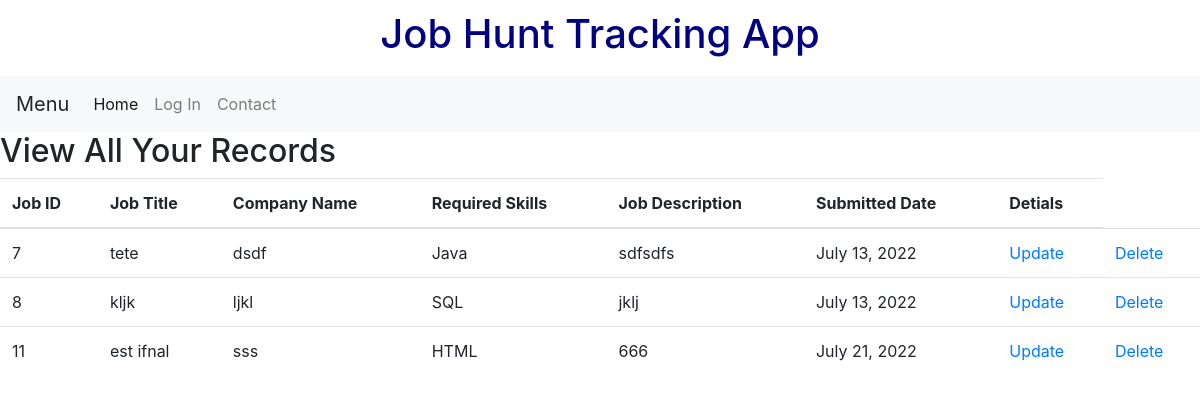
The app's page /TrackJob/showrecord/, older data.
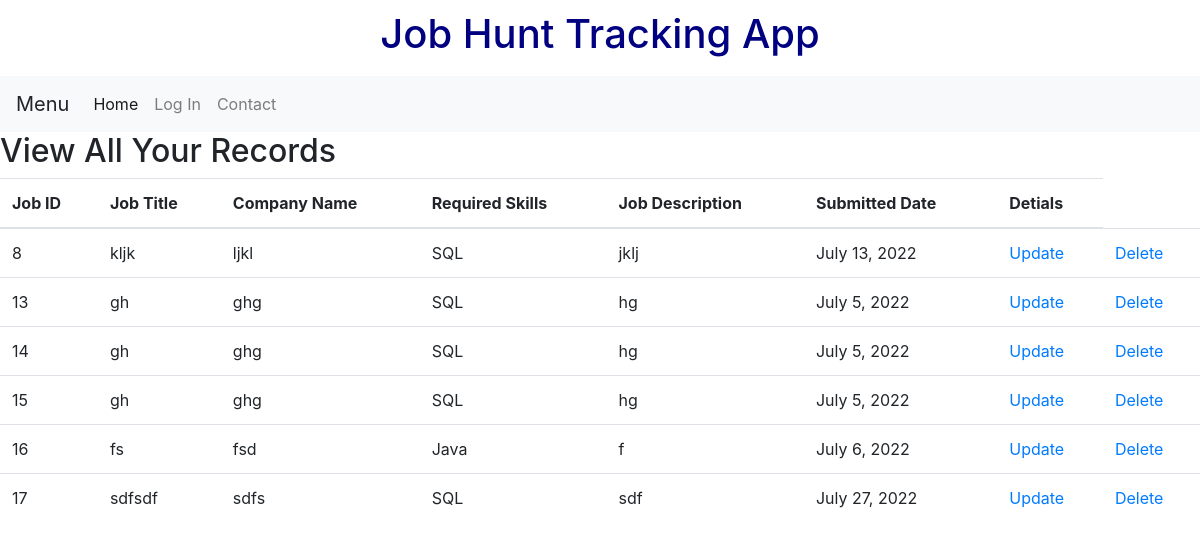
The same page, newer data.
### TrackJob/models.py (models this page shows)
class Job(models.Model):
    Job_Title = models.CharField(max_length=120) # required to have maxlength
    Company_Name = models.CharField(max_length=120)
    SkillType = [('Python', 'Python'), ('Java', 'Java'), ('SQL', 'SQL'), ('HTML', 'HTML/CSS'),('Other','Other') ]  # enum
    Required_Skills = models.CharField(blank=True, choices=SkillType, max_length=10)
    Job_Description = models.TextField()
    Submitted_Date = models.DateField()
    Note = models.TextField(blank=False, null=True)

### TrackJob/views.py (the view)
# urls.py: path('showrecord/', showrecord_view,name = 'showrecord'),
def showrecord_view(request,*args, **kwargs):
    queryset = Job.objects.all() #list of objects
    context = {
        "object_list": queryset
    }
    return render(request, "showrecordpage.html", context)

### TrackJob/templates/showrecordpage.html
{% extends 'basepage.html' %}
{%  block content %}
<h2> View All Your Records</h2>
<table class="table">
  <thead>
    <tr>
        <th scope="col">Job ID</th>
        <th scope="col">Job Title</th>
        <th scope="col">Company Name</th>
        <th scope="col">Required Skills</th>
        <th scope="col">Job Description</th>
        <th scope="col">Submitted Date</th>
        <th scope="col">Detials</th>
    </tr>
  </thead>
<Tbody>
        {%  for instance in object_list %}
            <tr>
                <td>{{ instance.id}}</td>
                <td>{{ instance.Job_Title }}</td>
                <td>{{ instance.Company_Name }}</td>
                <td>{{ instance.Required_Skills }}</td>
                <td>{{ instance.Job_Description }}</td>
                <td>{{ instance.Submitted_Date }}</td>
                <td><a href="{% url 'job_update' instance.id %}">Update</a>
                <td><a href="{% url 'job_delete' instance.id %}">Delete</a>
                </td>
          </tr>
        {% endfor %}
    </Tbody>
</table>
{% endblock %}

### templates/basepage.html (shortened to what this page needs)
<!DOCTYPE html>
<html lang="en">
{% load static %}
<head>
<link rel="stylesheet" href="https://cdn.jsdelivr.net/npm/bootstrap@4.3.1/dist/css/bootstrap.min.css">
</head>
<body>
 <h1>Job Hunt Tracking App</h1>
 {% include 'navbar.html'%}
{% block content %}{% endblock %}
</body>
</html>

### templates/navbar.html (shortened to what this page needs)
<nav class="navbar navbar-expand-lg navbar-light bg-light">
  <a class="navbar-brand" >Menu</a>
  <div class="collapse navbar-collapse" id="navbarSupportedContent">
    <ul class="navbar-nav mr-auto">
      <li class="nav-item active">
        <a class="nav-link" href="/">Home <span class="sr-only">(current)</span></a>
      </li>
             {%  if user.is_authenticated %}
             <a class="nav-item nav-link" href="/TrackJob/jobadd/">Add Record</a>
             <a class="nav-item nav-link" href="/TrackJob/showrecord/">View Record</a>
    <form class="form-inline my-2 my-lg-0" method= POST action="{%  url 'job_search' %}">
        {%  csrf_token %}
      <input class="form-inline my-2 my-lg-0" type="search" placeholder="Search" aria-label="Search" name = 'searchfield'>
      <button class="btn btn-outline-success my-2 my-sm-0" type="submit">Search</button>
    </form>
    <a class="nav-item nav-link" href="/members/logout_user/">Log Out</a>
        {%  else %}
        <a class="nav-item nav-link" href = "/members/login_user/">Log In</a>
        {% endif %}
    <a class="nav-item nav-link" href="/contact/contactme/">Contact</a>
    </ul>
  </div>
</nav>

### templates/basepage.html (style rules this page uses)
h1 { padding: 10px; color: navy; text-align: center; }

Row changes from the older to the newer data that the page shows:
removed Job: id "7", Job_Title "tete", Company_Name "dsdf", Required_Skills "Java", Job_Description "sdfsdfs", Submitted_Date "July 13, 2022"
removed Job: id "11", Job_Title "est ifnal", Company_Name "sss", Required_Skills "HTML", Job_Description "666", Submitted_Date "July 21, 2022"
added Job: id "13", Job_Title "gh", Company_Name "ghg", Required_Skills "SQL", Job_Description "hg", Submitted_Date "July 5, 2022"
added Job: id "14", Job_Title "gh", Company_Name "ghg", Required_Skills "SQL", Job_Description "hg", Submitted_Date "July 5, 2022"
added Job: id "15", Job_Title "gh", Company_Name "ghg", Required_Skills "SQL", Job_Description "hg", Submitted_Date "July 5, 2022"
added Job: id "16", Job_Title "fs", Company_Name "fsd", Required_Skills "Java", Job_Description "f", Submitted_Date "July 6, 2022"
added Job: id "17", Job_Title "sdfsdf", Company_Name "sdfs", Required_Skills "SQL", Job_Description "sdf", Submitted_Date "July 27, 2022"
